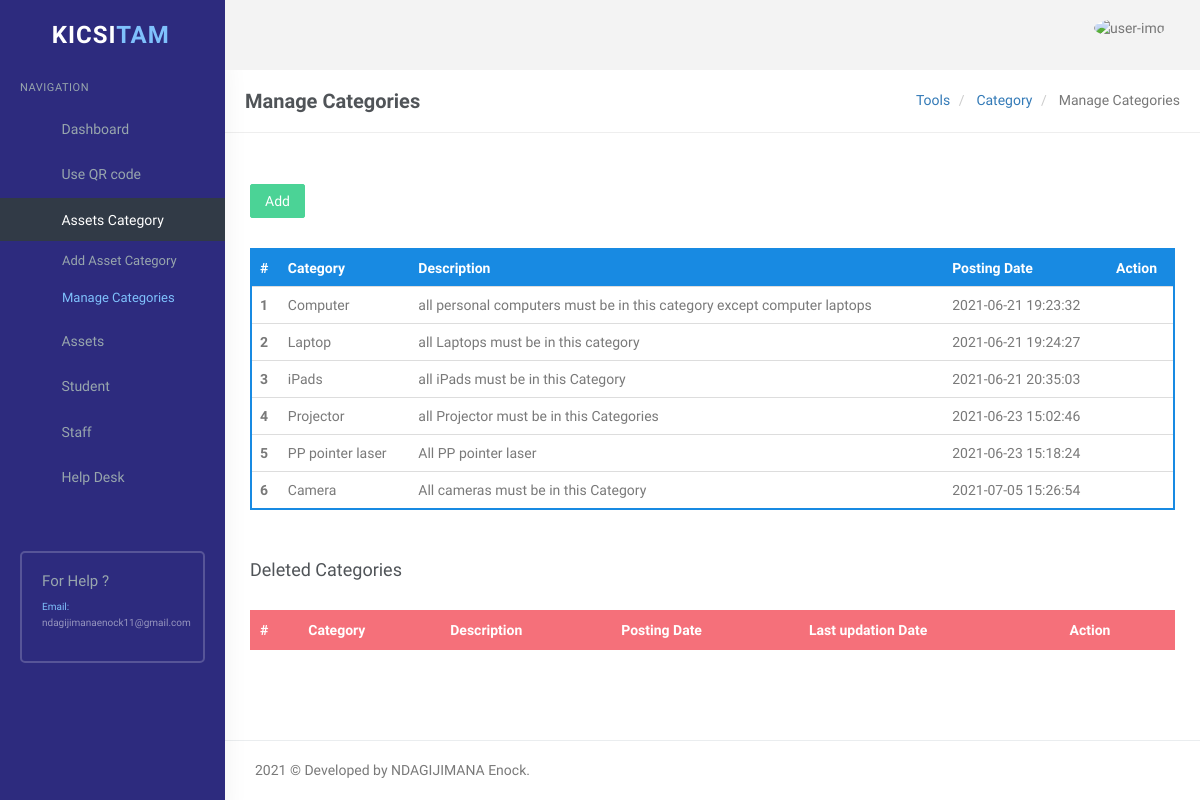
Screenshot of /user/manage-categories.php (signed in) with the database file from the repository.
### tables this page shows
CREATE TABLE `tblcategory` (
  `c_id` int(11) NOT NULL,
  `CategoryName` varchar(45) NOT NULL,
  `Description` varchar(100) NOT NULL,
  `Is_Active` int(5) NOT NULL,
  `PostDate` timestamp NOT NULL DEFAULT current_timestamp()
);

### user/manage-categories.php (the view, shortened to what this page needs)
<?php
if (strlen($_SESSION['id']) == 0) {
    header('location:index.php');
} else {
?>
    <!DOCTYPE html>
    <html lang="en">
    <head>
        <link href="assets/css/bootstrap.min.css" rel="stylesheet" type="text/css" />
        <link href="assets/css/core.css" rel="stylesheet" type="text/css" />
        <link href="assets/css/components.css" rel="stylesheet" type="text/css" />
        <link href="assets/css/icons.css" rel="stylesheet" type="text/css" />
        <link href="assets/css/pages.css" rel="stylesheet" type="text/css" />
        <link href="assets/css/menu.css" rel="stylesheet" type="text/css" />
        <link href="assets/css/responsive.css" rel="stylesheet" type="text/css" />
        <link rel="stylesheet" href="../plugins/switchery/switchery.min.css">
    </head>
    <body class="fixed-left">
        <div id="wrapper">
            <?php include('includes/topheader.php'); ?>
            <?php include('includes/leftsidebar.php'); ?>
            <div class="content-page">
                <div class="content">
                    <div class="container">
                        <div class="row">
                            <div class="col-xs-12">
                                <div class="page-title-box">
                                    <h4 class="page-title">Manage Categories</h4>
                                    <ol class="breadcrumb p-0 m-0">
                                        <li>
                                            <a href="#">Tools</a>
                                        </li>
                                        <li>
                                            <a href="#">Category </a>
                                        </li>
                                        <li class="active">
                                            Manage Categories
                                        </li>
                                    </ol>
                                    <div class="clearfix"></div>
                                </div>
                            </div>
                        </div>
                        <div class="row">
                            <div class="col-sm-6">
                            </div>
                            <div class="row">
                                <div class="col-md-12">
                                    <div class="demo-box m-t-20">
                                        <div class="m-b-30">
                                            <a href="add-category.php">
                                                <button id="addToTable" class="btn btn-success waves-effect waves-light">Add <i class="mdi mdi-plus-circle-outline"></i></button>
                                            </a>
                                        </div>
                                        <div class="table-responsive">
                                            <table class="table m-0 table-colored-bordered table-bordered-primary">
                                                <thead>
                                                    <tr>
                                                        <th>#</th>
                                                        <th> Category</th>
                                                        <th>Description</th>
                                                        <th>Posting Date</th>
                                                        <th>Action</th>
                                                    </tr>
                                                </thead>
                                                <tbody>
                                                    <?php
                                                    $query = mysqli_query($con, "Select c_id,CategoryName,Description,PostDate from tblcategory where Is_Active=1");
                                                    $cnt = 1;
                                                    while ($row = mysqli_fetch_array($query)) {
                                                    ?>
                                                        <tr>
                                                            <th scope="row"><?php echo htmlentities($cnt); ?></th>
                                                            <td><?php echo htmlentities($row['CategoryName']); ?></td>
                                                            <td><?php echo htmlentities($row['Description']); ?></td>
                                                            <td><?php echo htmlentities($row['PostDate']); ?></td>
                                                            <td><a href="edit-category.php?cid=<?php echo htmlentities($row['c_id']); ?>"><i class="fa fa-pencil" style="color: #29b6f6;"></i></a>
                                                                &nbsp;<a href="manage-categories.php?rid=<?php echo htmlentities($row['c_id']); ?>&&action=del"> <i class="fa fa-trash-o" style="color: #f05050"></i></a> </td>
                                                        </tr>
                                                    <?php
                                                        $cnt++;
                                                    } ?>
                                                </tbody>
                                            </table>
                                        </div>
                                    </div>
                                </div>
                            </div>
                            <div class="row">
                                <div class="col-md-12">
                                    <div class="demo-box m-t-20">
                                        <div class="m-b-30">
                                            <h4><i class="fa fa-trash-o"></i> Deleted Categories</h4>
                                        </div>
                                        <div class="table-responsive">
                                            <table class="table m-0 table-colored-bordered table-bordered-danger">
                                                <thead>
                                                    <tr>
                                                        <th>#</th>
                                                        <th> Category</th>
                                                        <th>Description</th>
                                                        <th>Posting Date</th>
                                                        <th>Last updation Date</th>
                                                        <th>Action</th>
                                                    </tr>
                                                </thead>
                                            </table>
                                        </div>
                                    </div>
                                </div>
                            </div>
                        </div>
                    </div>
                    <?php include('includes/footer.php'); ?>
                </div>
            </div>
    </body>
    </html>
<?php } ?>

### user/assets/css/core.css (style rules this page uses)
body { font-family: 'Varela Round', sans-serif; margin: 0; padding-bottom: 60px; overflow-x: hidden; color: #797979; }
html { position: relative; min-height: 100%; }
.h1, .h2, .h3, .h4, .h5, .h6, h1, h2, h3, h4, h5, h6 { color: #505458; font-family: 'Hind Madurai', sans-serif; margin: 10px 0; }
* { outline: none !important; }
.container { width: auto; }
#wrapper { height: 100%; overflow: hidden; width: 100%; }
.p-0 { padding: 0 !important; }
.m-0 { margin: 0 !important; }
.m-t-20 { margin-top: 20px !important; }
.m-b-30 { margin-bottom: 30px !important; }
.row { margin-right: -10px; margin-left: -10px; }
.col-lg-1, .col-lg-10, .col-lg-11, .col-lg-12, .col-lg-2, .col-lg-3, .col-lg-4, .col-lg-5, .col-lg-6, .col-lg-7, .col-lg-8, .col-lg-9, .col-md-1, .col-md-10, .col-md-11, .col-md-12, .col-md-2, .col-md-3, .col-md-4, .col-md-5, .col-md-6, .col-md-7, .col-md-8, .col-md-9, .col-sm-1, .col-sm-10, .col-sm-11, .col-sm-12, .col-sm-2, .col-sm-3, .col-sm-4, .col-sm-5, .col-sm-6, .col-sm-7, .col-sm-8, .col-sm-9, .col-xs-1, .col-xs-10, .col-xs-11, .col-xs-12, .col-xs-2, .col-xs-3, .col-xs-4, .col-xs-5, .col-xs-6, .col-xs-7, .col-xs-8, .col-xs-9 { padding-left: 10px; padding-right: 10px; }
.breadcrumb { background-color: transparent; margin-bottom: 15px; padding-top: 10px; padding-left: 0; }
.waves-effect { position: relative; cursor: pointer; display: inline-block; overflow: hidden; -webkit-user-select: none; -moz-user-select: none; -ms-user-select: none; user-select: none; -webkit-tap-highlight-color: transparent; vertical-align: middle; z-index: 1; will-change: opacity, transform; -webkit-transition: all 0.3s ease-out; -moz-transition: all 0.3s ease-out; -o-transition: all 0.3s ease-out; -ms-transition: all 0.3s ease-out; transition: all 0.3s ease-out; }
.demo-box { padding: 10px 15px; }

### user/assets/css/menu.css (style rules this page uses)
.content-page { margin-left: 225px; overflow: hidden; }
.content-page .content { padding: 0 5px 10px 5px; margin-top: 70px; }
.page-title { font-size: 20px; margin-bottom: 0; margin-top: 0; font-weight: 600; }
.page-title-box { padding: 20px; border-bottom: 1px solid #eee; margin: 0 -20px 20px -20px; }
.page-title-box .page-title { margin-bottom: 0; float: left; }
.page-title-box .breadcrumb { float: right; background-color: transparent !important; }

### rows the page displays
tblcategory: CategoryName "Computer", Description "all personal computers must be in this category except computer laptops", PostDate "2021-06-21 19:23:32"
tblcategory: CategoryName "Laptop", Description "all Laptops must be in this category", PostDate "2021-06-21 19:24:27"
tblcategory: CategoryName "iPads", Description "all iPads must be in this Category", PostDate "2021-06-21 20:35:03"
tblcategory: CategoryName "Projector", Description "all Projector must be in this Categories", PostDate "2021-06-23 15:02:46"
tblcategory: CategoryName "PP pointer laser", Description "All PP pointer laser", PostDate "2021-06-23 15:18:24"
tblcategory: CategoryName "Camera", Description "All cameras must be in this Category", PostDate "2021-07-05 15:26:54"
